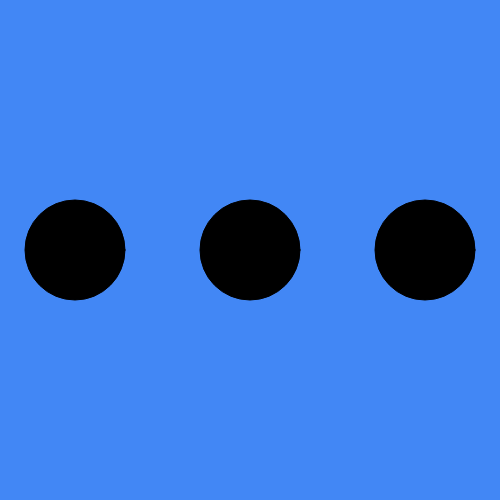
Frame 1 (no input)
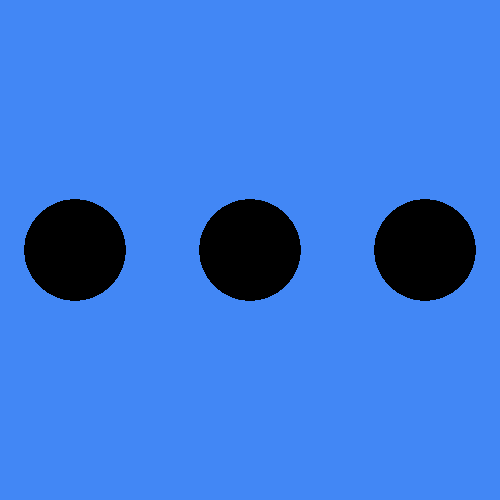
Frame 60 (no input)
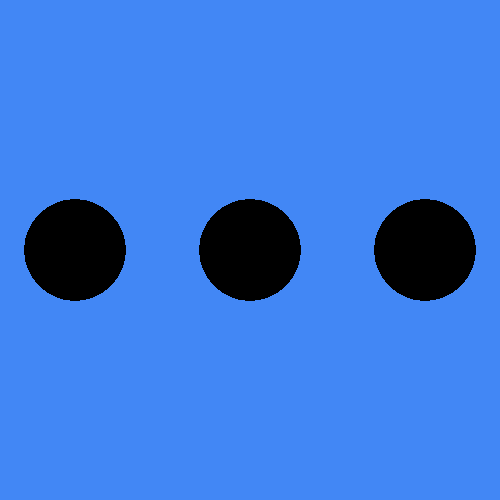
Frame 120 (the mouse pressed at the canvas centre since frame 60)

The p5.js sketch that drew these frames (run headless with seeded random() and noise() and a simulated clock; from frame 60 on, the mouse is pressed at the canvas centre):

// p5.js sketch
// ── sketch.js
function setup() {
  // put setup code here
  createCanvas(500,500);
  background(66, 135, 245);
}

var y = 250;
var d = 100;

function draw() {
  // put drawing code here
  fill(0);
  ellipse(75,y,d,d); //left
  ellipse(250,y,d,d); //center
  ellipse(425,y,d,d); //right
}
